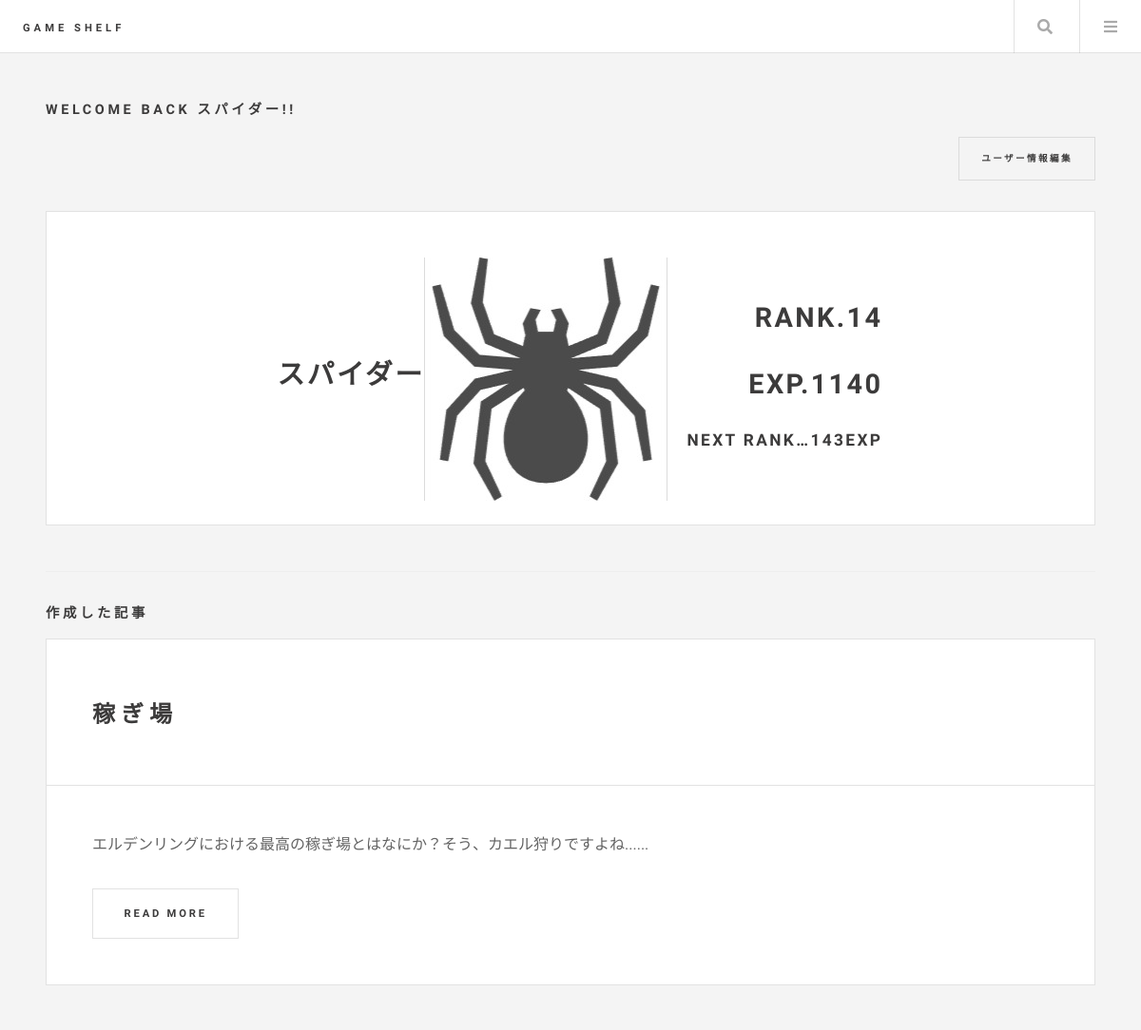
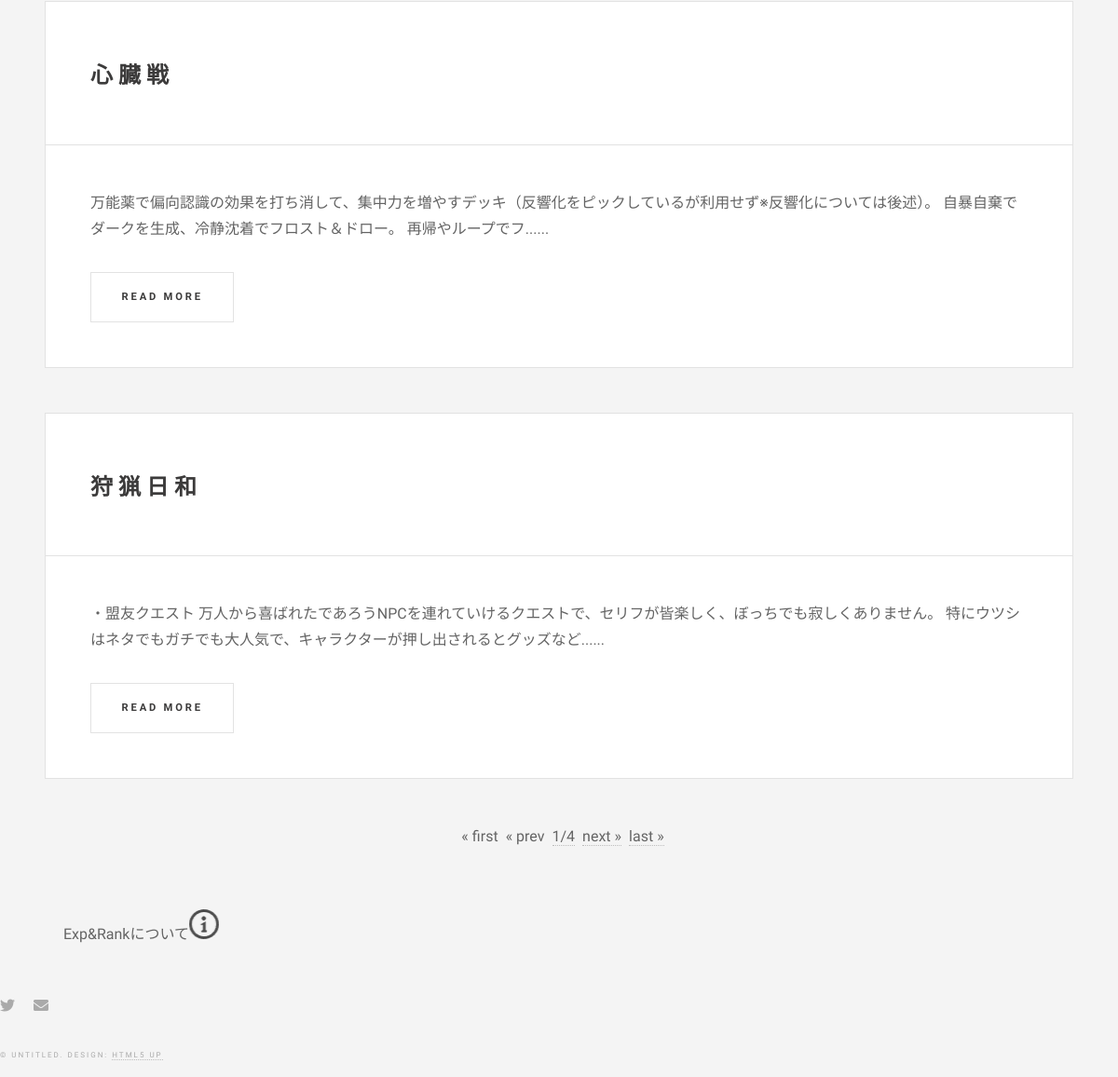
The app's page /accounts/userpage/ (signed in) with its own data (2 pictures, top to bottom).
### accounts/models.py (models this page shows)
class CustomUser(AbstractUser):
    userimage = models.ImageField(verbose_name='プロフィール画像', upload_to="media/", blank=True, null=True) #プロフ画像を管理
    exp = models.IntegerField(verbose_name='経験値', blank=True, null=True) #ユーザーの経験値を管理
    rank = models.IntegerField(verbose_name='ランク', blank=True, null=True) #ユーザーのランクを管理
    nickname = models.CharField(verbose_name='ニックネーム', max_length=10, blank=False, null=False)

### diary/models.py (models this page shows, shortened)
class Diary(models.Model):
    diary_user = models.ForeignKey(CustomUser, on_delete=models.CASCADE)
    diary_game = models.ForeignKey(Game, on_delete=models.CASCADE)
    diary_tag = models.ManyToManyField(Tag)
    diary_title = models.CharField(max_length=100)
    diary_content = models.TextField()
    diary_rating = models.IntegerField(validators=[MaxValueValidator(100)])
    diary_spoiler = models.BooleanField(default=False) #ネタバレチェック、デフォで無し側
    class Meta:
        ordering = ("-id",)

### accounts/views.py (the view)
# urls.py: path('userpage/',views.userpage,name='userpage'),
def userpage(request):
    if request.user.is_authenticated: # ユーザーが認証されている場合の処理
        user_diary_all = Diary.objects.filter(diary_user=request.user) #ユーザー作成記事の情報を送付
        paginator = Paginator(user_diary_all, 3) #3つで区切る
        page_number = request.GET.get("page") #指定のページ数を格納
        user_diary = paginator.get_page(page_number) #指定ページの記事を格納
        user_diary_count = Diary.objects.filter(diary_user_id=request.user.id).count() #ユーザーの記事執筆数
        print(f"***user_diary_count:{user_diary_count}***")
        user_diary_comment_count = DiaryComment.objects.filter(diary_comment_user_id=request.user.id).count() #ユーザーの日記へのコメント数
        print(f"***user_diary_comment_count:{user_diary_comment_count}***")
        user_game_comment_count = GameComment.objects.filter(game_comment_user_id=request.user.id).count() #ユーザーのゲームへのコメント数
        print(f"***user_game_comment_count:{user_game_comment_count}***")
        latest_exp=(user_diary_count)*100 + (user_diary_comment_count + user_game_comment_count)*10 #記事執筆は10倍
        print(f"***latest_exp:{latest_exp}***")
        request.user.exp = latest_exp #経験値情報をユーザーテーブルに記録
        latest_rank_data = calculate_rank(latest_exp) #return {'rank': rank, 'remaining_exp': remaining_exp}
        latest_rank = latest_rank_data['rank']  # 'rank' キーを使ってランクを取得
        remaining_exp = latest_rank_data['remaining_exp']  # 'remaining_exp' キーを使って残り経験値を取得
        print(f"***latest_rank:{latest_rank}***")
        print(f"***remaining_exp:{remaining_exp}***")
        request.user.rank = latest_rank #ランク情報をユーザーテーブルに記録
        request.user.save() # EXP&Rank情報をセーブ
        params={
        "login_user"    :   request.user, #現在のログインユーザー情報（request.user）
        "userdiary"     :   user_diary,
        "remaining_exp" :   remaining_exp,
        }
        print(f"***ユーザーページアクセス*****User：{request.user}******")
        return render(request, 'accounts/userpage.html', params)
    else:                             # ユーザーが未認証の場合の処理
        print("*****未ログイン*****")
        messages.warning(request, "ログインして下さい")
        return redirect(to="/") #リダイレクトで飛ばす際には「/」がないとトップからの絶対パスとして認識されてしまう

### accounts/views.py (called while the page is built)
def calculate_rank(exp):
    base_exp = 100 # ランクアップに必要な経験値の基準値
    rank = 0 #ランク初期値
    exp_increase_rate = 1.2 #ランクアップに必要な経験値の増加率
    required_exp = 0
    while exp >= required_exp:
        rank += 1
        required_exp = base_exp * (exp_increase_rate ** rank)
        remaining_exp = int(required_exp - exp)
    return {'rank': rank, 'remaining_exp': remaining_exp}

### accounts/templates/accounts/userpage.html (shortened to what this page needs)
{% extends "top/layout.html" %}
{% load static %}
{% block content %}
<h3>Welcome Back {{ login_user.nickname }}!!</h3>
<form action="{% url 'edituser'%}" method="post" class="mt-3">
    <div style="text-align: right;">
    <button>ユーザー情報編集</button>
    </div>
</form>
<article class="post" style="display: flex; align-items: center; justify-content: center;">
        <p class="author" style="margin-left: 20px;">
            <strong><span style="font-weight: bold; font-size: 3em;">
            {{login_user.nickname}}
            </span></strong>
        </p>
    <div class="title">
        {% if login_user.userimage %}
            <img src="{{ MEDIA_URL }}{{ login_user.userimage.url }}" alt="{{ login_user.nickname }}" style="max-width: 256px; max-height: 256px;">
        {% endif %}
    </div>
    <div class="meta">
        <p class="author" style="margin-left: 20px;">
            <strong><span style="font-weight: bold; font-size: 3em;">
            Rank.{{login_user.rank}}
            </span></strong>
        </p>
        <p class="author" style="margin-left: 20px;">
            <strong><span style="font-weight: bold; font-size: 3em;">
            Exp.{{login_user.exp}}
            </span></strong>
        </p>
        <p class="author" style="margin-left: 20px;">
            <strong><span style="font-weight: bold; font-size: 1.8em;">
        Next Rank…{{remaining_exp}}exp
            </span></strong>
        </p>
</article>
<hr>
<h3>作成した記事</h3>
{% for diary in userdiary %}
							<article class="post">
								<header>
									<div class="title">
										<h2><a href="/diary/{{ diary.id }}">{{ diary.diary_title }}</a></h2>
									</div>
								</header>
								<p>{{ diary.diary_content|slice:":100" }}......</p>
								<footer>
									<ul class="actions">
										<li><a href="/diary/{{ diary.id }}" class="button large">read more</a></li>
									</ul>
								</footer>
							</article>
							{% endfor %}
<ul class="pagination justify-content-center">
    {% if userdiary.has_previous %}
    {% comment %} 先頭ページへ戻る {% endcomment %}
    <li class="page-item">
        <a href="?page=1">&laquo; first</a>
    </li>
    {% comment %} １つ前のページへ {% endcomment %}
    <li class="page-item">
        <a href="?page={{ userdiary.previous_page_number }}">&laquo; prev</a>
    </li>
    {%else%}
    <li class="page-item">
        <p>&laquo; first</p>
    </li>
    <li class="page-item">
        <p>&laquo; prev</p>
    </li>
    {%endif%}
    <li class="page-item">
        <a>
            {{userdiary.number}}/{{userdiary.paginator.num_pages}}
        </a>
    </li>
    {% if userdiary.has_next %}
    <li class="page-item">
        <a href="?page={{ userdiary.next_page_number }}">next &raquo;</a>
    </li>
    <li class="page-item">
        <a href="?page={{ userdiary.paginator.num_pages }}">last &raquo;</a>
    </li>
    {%endif%}
</ul>
        <div class="info" title="EXP:ユーザーの活動(日記執筆、コメント追加)によって得られます。  Rank:Expが一定数溜まると上昇します。" style="margin-left: 20px;">
            Exp&Rankについて<img src="../../../static/info.png" height="20">
        </div>
    </div>
{% endblock %}

### records on screen
CustomUser: nickname "スパイダー", userimage (picture), rank "14", exp "1140"
Diary: diary_title "稼ぎ場", diary_content "エルデンリングにおける最高の稼ぎ場とはなにか？そう、カエル狩りですよね"
Diary: diary_title "心臓戦", diary_content "万能薬で偏向認識の効果を打ち消して、集中力を増やすデッキ（反響化をピックしているが利用せず※反響化については後述）。 自暴自棄でダークを生成、冷静沈着でフロスト＆ドロー。 再帰やループでフ"
Diary: diary_title "狩猟日和", diary_content "・盟友クエスト 万人から喜ばれたであろうNPCを連れていけるクエストで、セリフが皆楽しく、ぼっちでも寂しくありません。 特にウツシはネタでもガチでも大人気で、キャラクターが押し出されるとグッズなど"

### other values on screen
{{ remaining_exp }} "143"
{{ userdiary.number }} "1"
{{ userdiary.paginator.num_pages }} "4"
